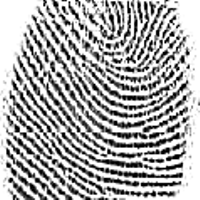
%> input picture Team 8 FingerRecognition/Team 8 FingerRecognition/train/1/11.jpg, 200 x 200 px
$ octave run.m   (GNU Octave 9; MATLAB toolbox functions it lacks are replaced by stand-ins)
%> lines starting %> are read from the running program, lines starting %| are printed output that depends on the picture; in (x1, y1, x2, y2) boxes, pixels count from 0 and x2, y2 are one past the last pixel; in counts of white or black regions, pixels touching at a corner belong together; the program's own positions count from 1
### Team 8 FingerRecognition/Team 8 FingerRecognition/process_img.m
function thin_img=process_img(img_name,varargin)
%> called with img_name = 'train/1/11.jpg'
echo off;
I = imread(img_name);
%> I is the input picture: size 200x200x3 uint8; min 0, max 255, mean 170.7
%
% figure;
% imshow(I)
% title('original image');


% check if optional param sent then use faster filter for AllforAll.m
if numel(varargin) > 0
x = EnhanceFP(I);
end

% check if  No  optional param sent
if numel(varargin) == 0
x = preprocessing3(I);
end
% figure;
% imshow(x)
% title('enhansed  image');


b=binarization(x);

%
% figure;
% imshow(b)
% title('binarized  image');

thin_img=bwmorph(b,'thin','inf');

% [5 lines of commented-out code are left out]


end

### Team 8 FingerRecognition/Team 8 FingerRecognition/preprocessing3.m
function [ final ] = preprocessing3( image )
I=double(image)
%> I: size 200x200x3 double
[w,h]=size(I)
%> w = 200; h = 600
%out=I
w1=floor(w/8)*8
%> w1 = 200
h1=floor(h/8)*8
%> h1 = 600
inner=zeros(w1,h1)
for i=1:8:w1
    for j=1:8:h1
        a=i+7;
        b=j+7;
        F=fft2(I(i:a,j:b));
        factor=abs(F).^0.45;
        block=abs(ifft2(F.*factor));
        res=max(block(:));
        if(res==0)
            res=1;
        end;
        block=block./res;
        inner(i:a,j:b)=block;
    end;
end;
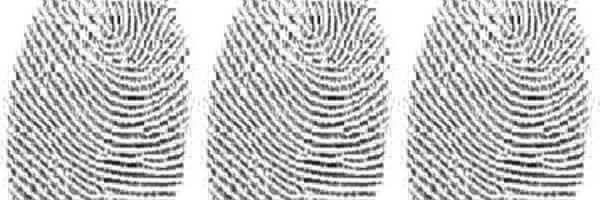
%> inner: size 200x600 double; min 0.0558, max 1, mean 0.765
final=inner*255;
final=histeq(uint8(final));
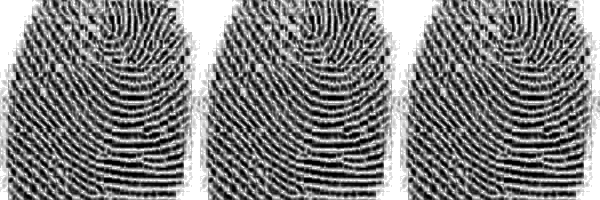
%> final: size 200x600 uint8; min 0, max 255, mean 127.7
end

### Team 8 FingerRecognition/Team 8 FingerRecognition/binarization.m
function [final]=binarization(I)
echo off;
[w,h]=size(I);
o=zeros(w,h);
for i=1:8:w
    for j=1:8:w
        mean_th=0;
        if(i+7<=w & j+7<=h)
            mean_th=mean2(I(i:i+7,j:j+7));
            mean_th=0.8*mean_th;
            o(i:i+7,j:j+7)=I(i:i+7,j:j+7)<mean_th;
        end
    end
end
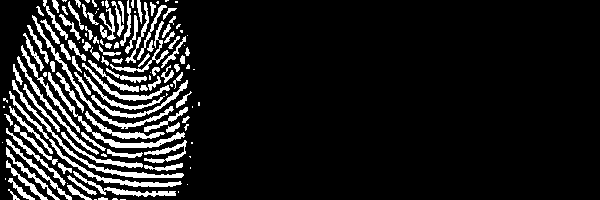
%> o: size 200x600 double; values 0 (black) and 1 (white), 12.1% white; 133 white regions (42 under 20 px), largest, box (x1, y1, x2, y2) and area: (9, 91, 182, 187) 789, (12, 80, 184, 178) 785, (48, 72, 185, 148) 743
%> the run ends on the next line
final=o;


end

### Team 8 FingerRecognition/Team 8 FingerRecognition/testsampleLive.m
function [ matchedperson,res,matching_score] = testsample( sample_test )
%TESTSAMPLE Summary of this function goes here
%   Detailed explanation goes here

matching_score=[];

for p=1:30
TrainDistances1 = []
TrainDistances2 = []
TrainDistances3 = []
TrainDistances4 = []
personNum = num2str(p)
%personNum = '2';
folder = strcat('train/',personNum);
object = dir (folder);
for i =3:6
img_train= object(i).name
filepath = strcat(folder,'/',img_train);
thin_image = process_img(filepath);
if      i ==3
    [bifurcation_y1 ,bifurcation_x1,ridge_y1,ridge_x1]=Minutiae_extraction3(thin_image);
    TrainDistances1 = DistEuclidian(bifurcation_x1,bifurcation_y1);
elseif  i == 4
    [bifurcation_y2 ,bifurcation_x2,ridge_y2,ridge_x2]=Minutiae_extraction3(thin_image);
    TrainDistances2 = DistEuclidian(bifurcation_x2,bifurcation_y2);
elseif  i == 5
    [bifurcation_y3 ,bifurcation_x3,ridge_y3,ridge_x3]=Minutiae_extraction3(thin_image);
    TrainDistances3 = DistEuclidian(bifurcation_x3,bifurcation_y3);
elseif  i == 6
    [bifurcation_y4 ,bifurcation_x4,ridge_y4,ridge_x4]=Minutiae_extraction3(thin_image);
    TrainDistances4 = DistEuclidian(bifurcation_x4,bifurcation_y4);

end

end


    %%% test
    maxx=0;
    matchedperson =0;

    test_img = strcat('test/',sample_test);
    test_image = process_img(test_img);
    [bifurcation_y7 ,bifurcation_x7,ridge_y7,ridge_x7]=Minutiae_extraction3(test_image);
     TestDistances = DistEuclidian(bifurcation_x7,bifurcation_y7);

    score1 = compare_distances(TrainDistances1,TestDistances);
    score2 = compare_distances(TrainDistances2,TestDistances);
    score3 = compare_distances(TrainDistances3,TestDistances);
    score4 = compare_distances(TrainDistances4,TestDistances);
    avgscore = (score1 + score2 +score3+score4 )/4;
    matching_score =[matching_score,avgscore];

end
test_mean=mean(matching_score);
[res,matchedperson]=max(matching_score);
if(mean(matching_score)<5)
    matchedperson=0;
end


end

### Team 8 FingerRecognition/Team 8 FingerRecognition/run.m
clc;
%clf;
clear;

  % [4 lines of commented-out code are left out]

 [matchedperosn,res,matching_score] = testsampleLive('425.jpg');

$ run again, with Team 8 FingerRecognition/Team 8 FingerRecognition/test/25.jpg copied over Team 8 FingerRecognition/Team 8 FingerRecognition/train/1/11.jpg
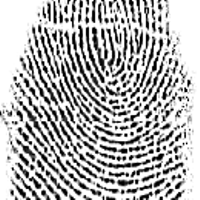
%> input picture Team 8 FingerRecognition/Team 8 FingerRecognition/test/25.jpg, 200 x 200 px
%> in process_img, I is the input picture: size 200x200x3 uint8; min 0, max 255, mean 180
%> I: size 200x200x3 double
%> after the loop in preprocessing3, `for i=1:8:w1`:
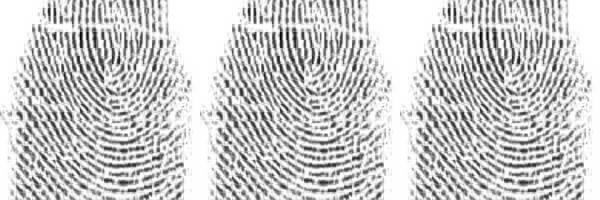
%> inner: size 200x600 double; min 0.0171, max 1, mean 0.789
%> after the loop in binarization, `for i=1:8:w`:
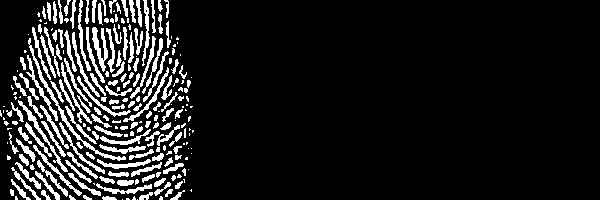
%> o: size 200x600 double; values 0 (black) and 1 (white), 11.6% white; 237 white regions (85 under 20 px), largest, box (x1, y1, x2, y2) and area: (28, 38, 126, 161) 532, (18, 100, 68, 172) 316, (92, 27, 108, 72) 311

$ run again, with Team 8 FingerRecognition/Team 8 FingerRecognition/test/105.jpg copied over Team 8 FingerRecognition/Team 8 FingerRecognition/train/1/11.jpg
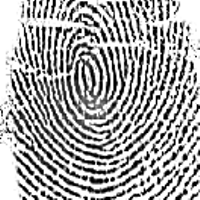
%> input picture Team 8 FingerRecognition/Team 8 FingerRecognition/test/105.jpg, 200 x 200 px
%> in process_img, I is the input picture: size 200x200x3 uint8; min 0, max 255, mean 166.7
%> I: size 200x200x3 double
%> after the loop in preprocessing3, `for i=1:8:w1`:
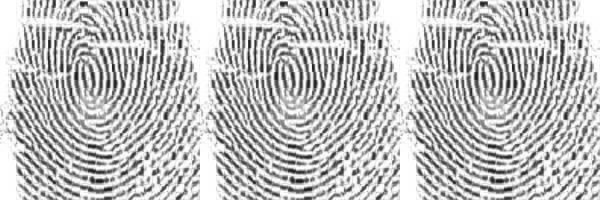
%> inner: size 200x600 double; min 0.0914, max 1, mean 0.747
%> after the loop in binarization, `for i=1:8:w`:
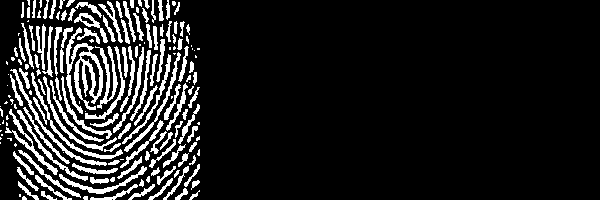
%> o: size 200x600 double; values 0 (black) and 1 (white), 12.8% white; 177 white regions (57 under 20 px), largest, box (x1, y1, x2, y2) and area: (66, 27, 103, 114) 1184, (10, 69, 107, 166) 493, (31, 72, 123, 159) 463

$ run again, with Team 8 FingerRecognition/Team 8 FingerRecognition/test/115.jpg copied over Team 8 FingerRecognition/Team 8 FingerRecognition/train/1/11.jpg
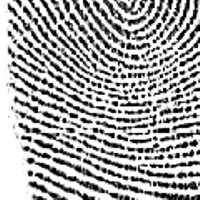
%> input picture Team 8 FingerRecognition/Team 8 FingerRecognition/test/115.jpg, 200 x 200 px
%> in process_img, I is the input picture: size 200x200x3 uint8; min 0, max 255, mean 166.4
%> I: size 200x200x3 double
%> after the loop in preprocessing3, `for i=1:8:w1`:
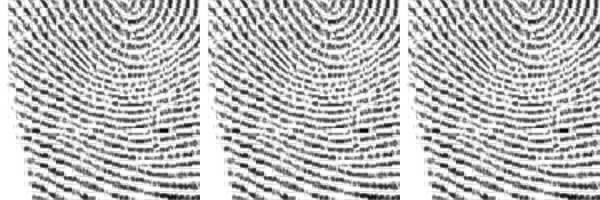
%> inner: size 200x600 double; min 0.00481, max 1, mean 0.742
%> after the loop in binarization, `for i=1:8:w`:
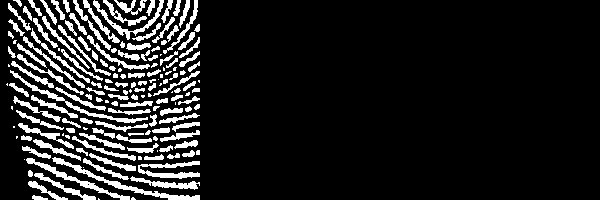
%> o: size 200x600 double; values 0 (black) and 1 (white), 12.7% white; 167 white regions (38 under 20 px), largest, box (x1, y1, x2, y2) and area: (52, 157, 200, 200) 689, (10, 70, 148, 123) 530, (26, 158, 130, 200) 508
